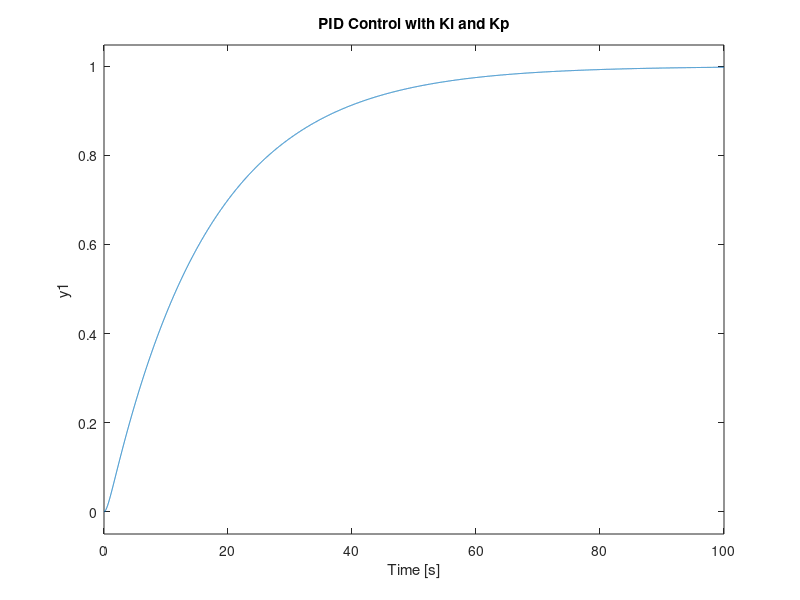

Write MATLAB code to recreate this figure.
%%SAMPLE PURPOSES to experiment with new Kp and Ki values
% Parameters
J = 0.01;   % moment of inertia
b = 0.1;    % viscous friction constant
K = 0.01;   % electromotive force
R = 1;      % Resistance
L = 0.5;    % inductance
s = tf('s');

%vector kp ki
num = [0.06, .6];    %kp original: 0.06, ki 0.6
den = [1, 0]; 
C = tf(num, den);


% Transfer Functions:
% TF of motor G_p(s) (P_motor on link he sent) Note: the p = plant/process
G_p = K/((J*s + b)*(L*s + R) + K^2); 


% Closed-loop transfer function
G_cl = feedback(G_p * C, 1); % with unity feedback per instructions

% Step Responses:
figure;
step(G_cl, 0:0.01:100)
grid
title('PID Control with Ki and Kp')
